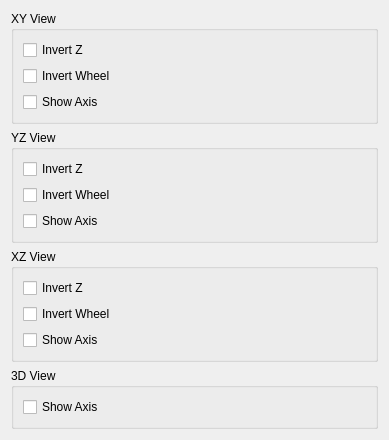
<?xml version="1.0" encoding="UTF-8"?>
<ui version="4.0">
 <class>ViewPreferences</class>
 <widget class="QWidget" name="ViewPreferences">
  <property name="geometry">
   <rect>
    <x>0</x>
    <y>0</y>
    <width>389</width>
    <height>414</height>
   </rect>
  </property>
  <property name="windowTitle">
   <string>Form</string>
  </property>
  <layout class="QVBoxLayout" name="verticalLayout_5">
   <item>
    <widget class="QGroupBox" name="groupBox">
     <property name="title">
      <string>XY View</string>
     </property>
     <layout class="QVBoxLayout" name="verticalLayout">
      <item>
       <widget class="QCheckBox" name="checkBox">
        <property name="text">
         <string>Invert Z</string>
        </property>
       </widget>
      </item>
      <item>
       <widget class="QCheckBox" name="checkBox_2">
        <property name="text">
         <string>Invert Wheel</string>
        </property>
       </widget>
      </item>
      <item>
       <widget class="QCheckBox" name="checkBox_3">
        <property name="text">
         <string>Show Axis</string>
        </property>
       </widget>
      </item>
      <item>
       <spacer name="verticalSpacer">
        <property name="orientation">
         <enum>Qt::Vertical</enum>
        </property>
        <property name="sizeHint" stdset="0">
         <size>
          <width>20</width>
          <height>40</height>
         </size>
        </property>
       </spacer>
      </item>
     </layout>
    </widget>
   </item>
   <item>
    <widget class="QGroupBox" name="groupBox_2">
     <property name="title">
      <string>YZ View</string>
     </property>
     <layout class="QVBoxLayout" name="verticalLayout_2">
      <item>
       <widget class="QCheckBox" name="checkBox_4">
        <property name="text">
         <string>Invert Z</string>
        </property>
       </widget>
      </item>
      <item>
       <widget class="QCheckBox" name="checkBox_5">
        <property name="text">
         <string>Invert Wheel</string>
        </property>
       </widget>
      </item>
      <item>
       <widget class="QCheckBox" name="checkBox_6">
        <property name="text">
         <string>Show Axis</string>
        </property>
       </widget>
      </item>
      <item>
       <spacer name="verticalSpacer_2">
        <property name="orientation">
         <enum>Qt::Vertical</enum>
        </property>
        <property name="sizeHint" stdset="0">
         <size>
          <width>20</width>
          <height>40</height>
         </size>
        </property>
       </spacer>
      </item>
     </layout>
    </widget>
   </item>
   <item>
    <widget class="QGroupBox" name="groupBox_3">
     <property name="title">
      <string>XZ View</string>
     </property>
     <layout class="QVBoxLayout" name="verticalLayout_3">
      <item>
       <widget class="QCheckBox" name="checkBox_7">
        <property name="text">
         <string>Invert Z</string>
        </property>
       </widget>
      </item>
      <item>
       <widget class="QCheckBox" name="checkBox_8">
        <property name="text">
         <string>Invert Wheel</string>
        </property>
       </widget>
      </item>
      <item>
       <widget class="QCheckBox" name="checkBox_9">
        <property name="text">
         <string>Show Axis</string>
        </property>
       </widget>
      </item>
      <item>
       <spacer name="verticalSpacer_3">
        <property name="orientation">
         <enum>Qt::Vertical</enum>
        </property>
        <property name="sizeHint" stdset="0">
         <size>
          <width>20</width>
          <height>40</height>
         </size>
        </property>
       </spacer>
      </item>
     </layout>
    </widget>
   </item>
   <item>
    <widget class="QGroupBox" name="groupBox_4">
     <property name="title">
      <string>3D View</string>
     </property>
     <layout class="QVBoxLayout" name="verticalLayout_4">
      <item>
       <widget class="QCheckBox" name="checkBox_12">
        <property name="text">
         <string>Show Axis</string>
        </property>
       </widget>
      </item>
      <item>
       <spacer name="verticalSpacer_4">
        <property name="orientation">
         <enum>Qt::Vertical</enum>
        </property>
        <property name="sizeHint" stdset="0">
         <size>
          <width>20</width>
          <height>40</height>
         </size>
        </property>
       </spacer>
      </item>
     </layout>
    </widget>
   </item>
  </layout>
 </widget>
 <resources/>
 <connections/>
</ui>
